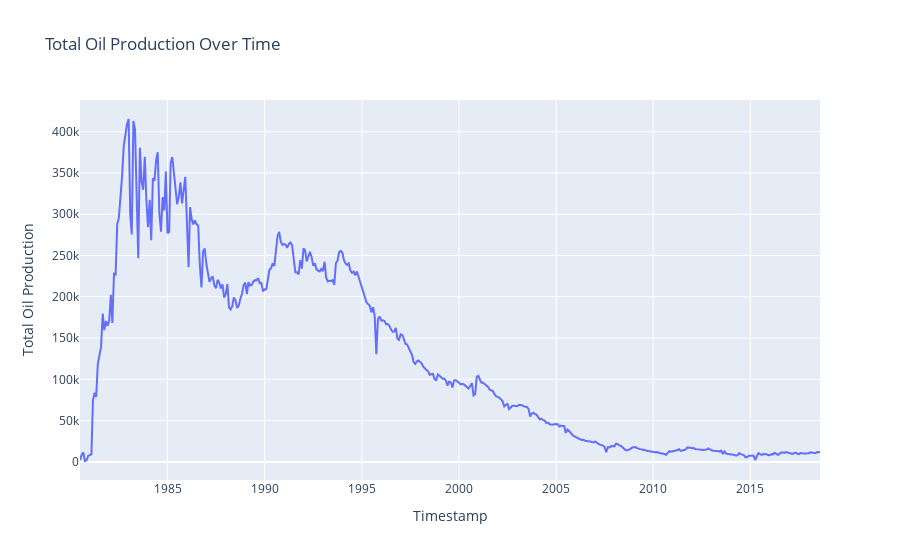

The cell this chart's notebook holds for it:
### Code cell
# Assuming 'series' is your Series with total oil production over time
total_oil = series['oil'].sum(axis=1)

# Drop zeros from the total_oil Series
total_oil = total_oil[total_oil != 0]

# Create a Plotly figure
fig = go.Figure()

# Add a line trace for total oil production
fig.add_trace(go.Scatter(x=total_oil.index, y=total_oil.values, mode='lines', name='Total Oil Production'))

# Update layout
fig.update_layout(title='Total Oil Production Over Time',
                  xaxis_title='Timestamp',
                  yaxis_title='Total Oil Production')

# Show the plot
fig.show()

### Figure 1 — Plotly figure (JSON) as saved in the notebook; plotly's stock layout.template omitted (floating-point values rounded to 4 significant figures; data arrays with more than 128 entries replaced by an {"elided": "..."} marker saying what was removed)
{"data": [{"mode": "lines", "name": "Total Oil Production", "type": "scatter", "x": {"elided": "457 str values"}, "y": {"elided": "457 float values"}}], "layout": {"title": {"text": "Total Oil Production Over Time"}, "xaxis": {"title": {"text": "Timestamp"}}, "yaxis": {"title": {"text": "Total Oil Production"}}}}
